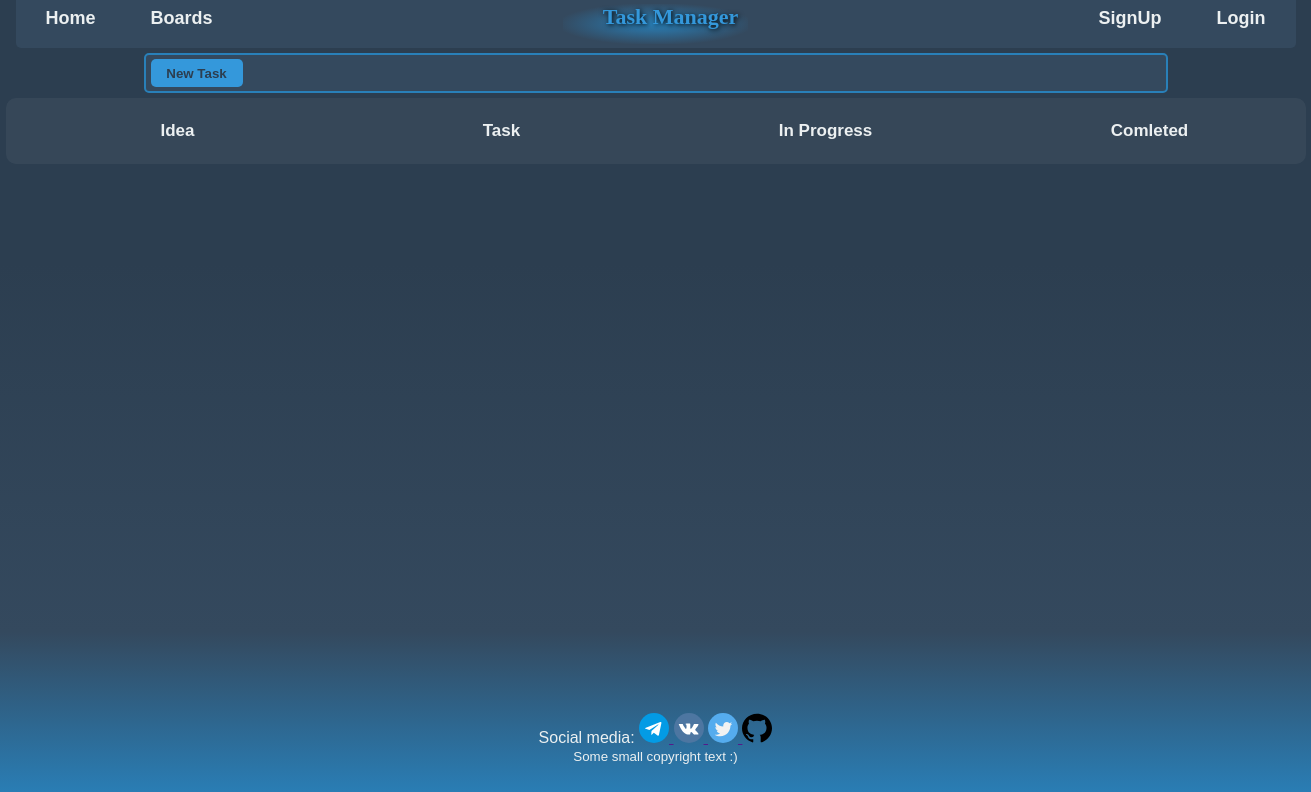
Page /taskboard/2 on the earlier database version.
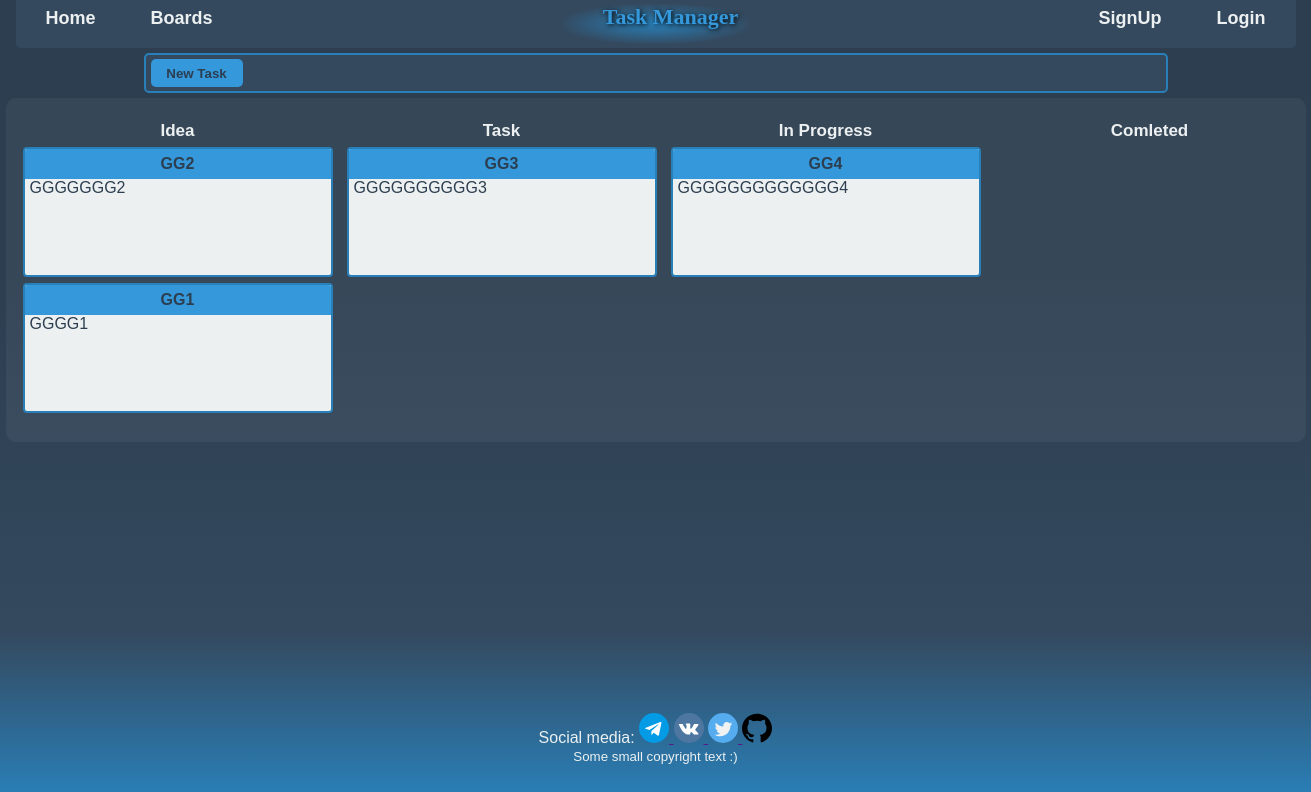
Same page on the later database version.
### task_manager/models.py (models this page shows, shortened)
class Task(models.Model):
	STAGE_CHOICE= (
		(1, 'Idea'),
		(2, 'Task'),
		(3, 'In Progress'),
		(4, 'Comleted'))
	title = models.CharField(max_length=32)
	body = models.CharField(max_length=185)
	stage = models.IntegerField(choices=STAGE_CHOICE, default=1)
	pub_date = models.DateTimeField(auto_now_add=True)
	last_change = models.DateTimeField(auto_now=True)
	board = models.ForeignKey(TaskBoard, on_delete=models.CASCADE,
		related_name='tasks')
	class Meta:
		ordering = ['-last_change']
		verbose_name = 'Task'
		verbose_name_plural = 'Tasks'

### task_manager/views.py (the view, shortened to what this page needs)
# urls.py: path('taskboard/<int:board_id>', TasksView.as_view(), name='view_tasks'),
class TasksView(View, LoginRequiredMixin):
	login_url='login_url'
	def get(self, request, board_id):
		tasks = Task.objects.filter(board=board_id)
		stages = Task.STAGE_CHOICE
		form_n = TaskForm()
		form_e = TaskForm()
		form_d = TaskForm()
		context = {
			'tasks': tasks,
			'stages': stages,
			'form_n': form_n,
			'form_e': form_e,
			'form_d': form_d,
		}
		return render(request, 'task_manager/taskboard.html', context=context)

### task_manager/templates/task_manager/taskboard.html (shortened to what this page needs)
{% extends "index.html" %}
{% block main %}
	{% include 'task_manager/includes/task_toolbar.html' %}
	<div class="tasks-container">
		<div class="tasks js-tasks" wrap="off">
		{% for stage in stages %}
			<div class="colmn js-col" data-column-id="{{stage.0}}">
				<div class="col-title"> <span> {{stage.1}} </span> </div>
				<div class="col-tasks js-inner">
					{% for task in tasks %}
						{% if  task.stage == stage.0%}
							<div class="card1 js-card"  draggable="true" data-task-id="{{task.id}}">
								<div class="card1-title"> <span> {{task.title}} </span> </div>
								<div class="card1-body"> <span> {{task.body}} </span> </div>
							</div>
						{% endif %}
					{% endfor %}
				</div>
			</div>
		{% endfor %}
		</div>
	</div>
{% endblock main %}

Differences in the rows shown:
added Task: title "GG2", body "GGGGGGG2", shown under "Idea"
added Task: title "GG1", body "GGGG1", shown under "Idea"
added Task: title "GG3", body "GGGGGGGGGG3", shown under "Task"
added Task: title "GG4", body "GGGGGGGGGGGGG4", shown under "In Progress"
